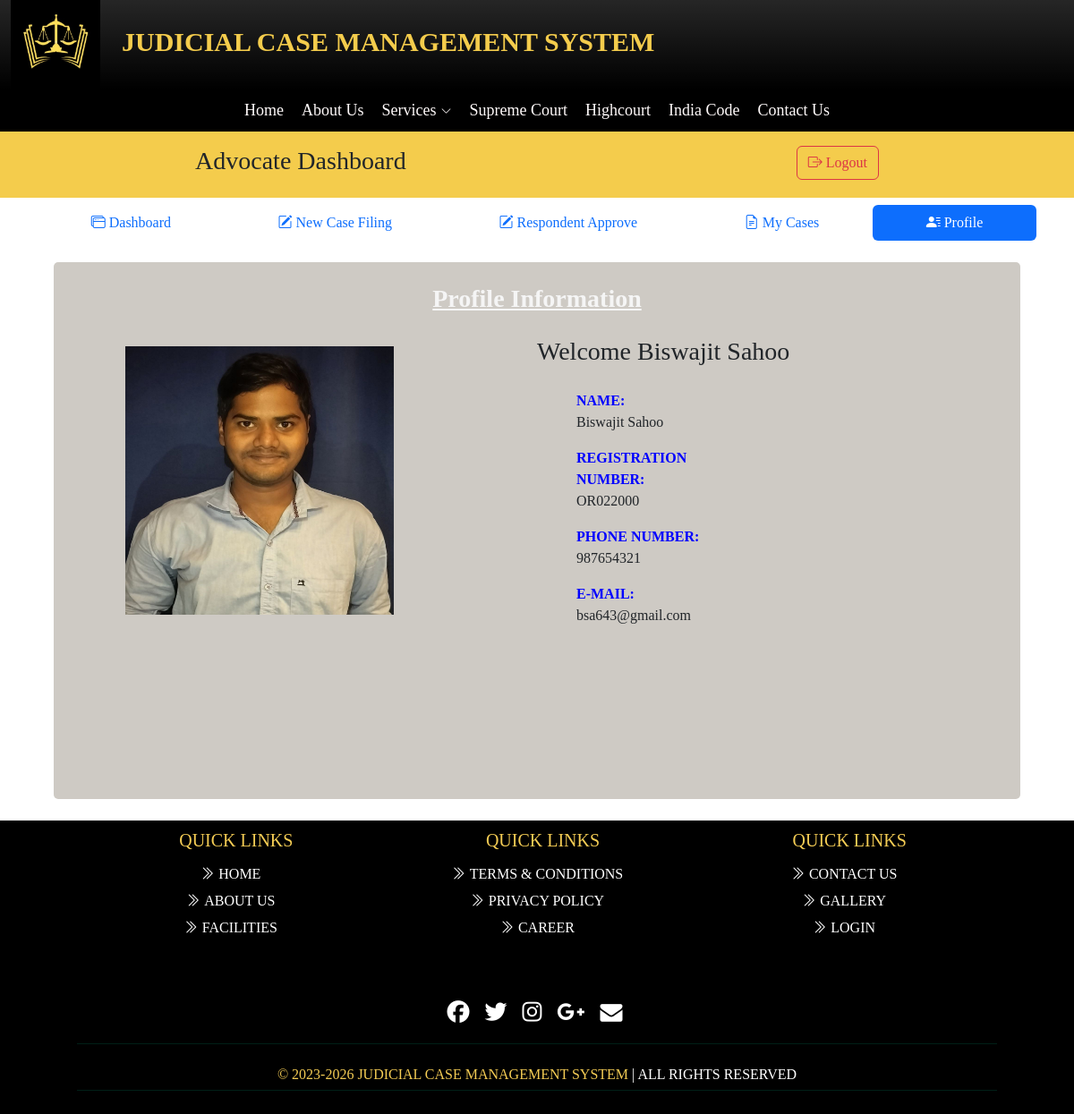
Page /Advocate/profile.php (signed in) on the committed database.
### tables this page shows
CREATE TABLE `advocate_info` (
  `a_slno` int(11) NOT NULL,
  `a_regd` varchar(20) NOT NULL,
  `a_name` varchar(50) NOT NULL,
  `a_email` varchar(50) NOT NULL,
  `a_phn` bigint(50) NOT NULL,
  `a_pass` varchar(50) NOT NULL,
  `a_path` varchar(40) NOT NULL,
  `status` tinyint(1) NOT NULL
);

### Advocate/profile.php (the view, shortened to what this page needs)
<?php
include '../dbcon.php';
$is = $_SESSION['username'];
$sql = "select * from `advocate_info` where  `a_email` = '$is' ";
$result = mysqli_query($con, $sql);
if (mysqli_num_rows($result) > 0) {
    while ($row = mysqli_fetch_array($result)) {
        $Name = $row['a_name'];
        $Regd = $row['a_regd'];
        $a = $row['a_phn'];
        $email = $row['a_email'];
        $img = $row['a_path'];
    }
} else {
    echo "Unable to Show your Information";
}
?>
<!DOCTYPE html>
<html lang="en">
<head>
</head>
<body>
    <?php include 'head.php'; ?>
    <?php include 'a_nav.php'; ?>
    <div class="container boxtbl">
        <h3 class="text-center underline" style="color:whitesmoke; font-weight:700;"><u>Profile Information</u></h3>
        <section class="section about-section gray-bg" id="about">
            <div class="container">
                <div class="row align-items-center flex-row-reverse">
                    <div class="col-lg-6">
                        <div class="about-text go-to">
                            <h3 class="dark-color" style="line-height: 70px;">Welcome <?php echo $Name; ?></h3>
                            <div class="row about-list">
                                <div class="col-md-6">
                                    <div class="media">
                                        <label>NAME:</label>
                                        <p><?php echo $Name; ?></p>
                                    </div>
                                    <div class="media">
                                        <label>REGISTRATION NUMBER:</label>
                                        <p><?php echo $Regd; ?></p>
                                    </div>
                                    <div class="media">
                                        <label>PHONE NUMBER:</label>
                                        <p><?php echo $a; ?></p>
                                    </div>
                                    <div class="media">
                                        <label>E-MAIL:</label>
                                        <p><?php echo $email; ?></p>
                                    </div>
                                </div>
                            </div>
                        </div>
                    </div>
                    <div class="col-lg-6">
                        <div class="about-avatar">
                            <img src="<?php echo $img; ?>" height="300" width="300" alt="profile">
                        </div>
                    </div>
                </div>
            </div>
        </section>
    </div>
    <?php include 'foot.php'; ?>
</body>
</html>

### assets/css/nav.css (style rules this page uses)
body { font-family: Georgia, 'Cambria'; }
.boxtbl { padding: 2%; margin: 2% auto; width: 60%; background: rgb(206, 202, 196) !important; border-radius: 5px; }
*, *::before, *::after { box-sizing: border-box; }
.row { --bs-gutter-x: -5.5rem; }

### Advocate/profile.php (style rules this page uses)
label { color: blue; font-weight: 700; }
.boxtbl { height: 600px; }

### Advocate/head.php (style rules this page uses)
.boxtbl { padding: 2%; margin: 2% auto; width: 90%; background: rgb(206, 202, 196) !important; border-radius: 5px; }

### rows in the picture
advocate_info: a_name "Biswajit Sahoo", a_regd "OR022000", a_phn "987654321", a_email "bsa643@gmail.com", a_path (picture)
